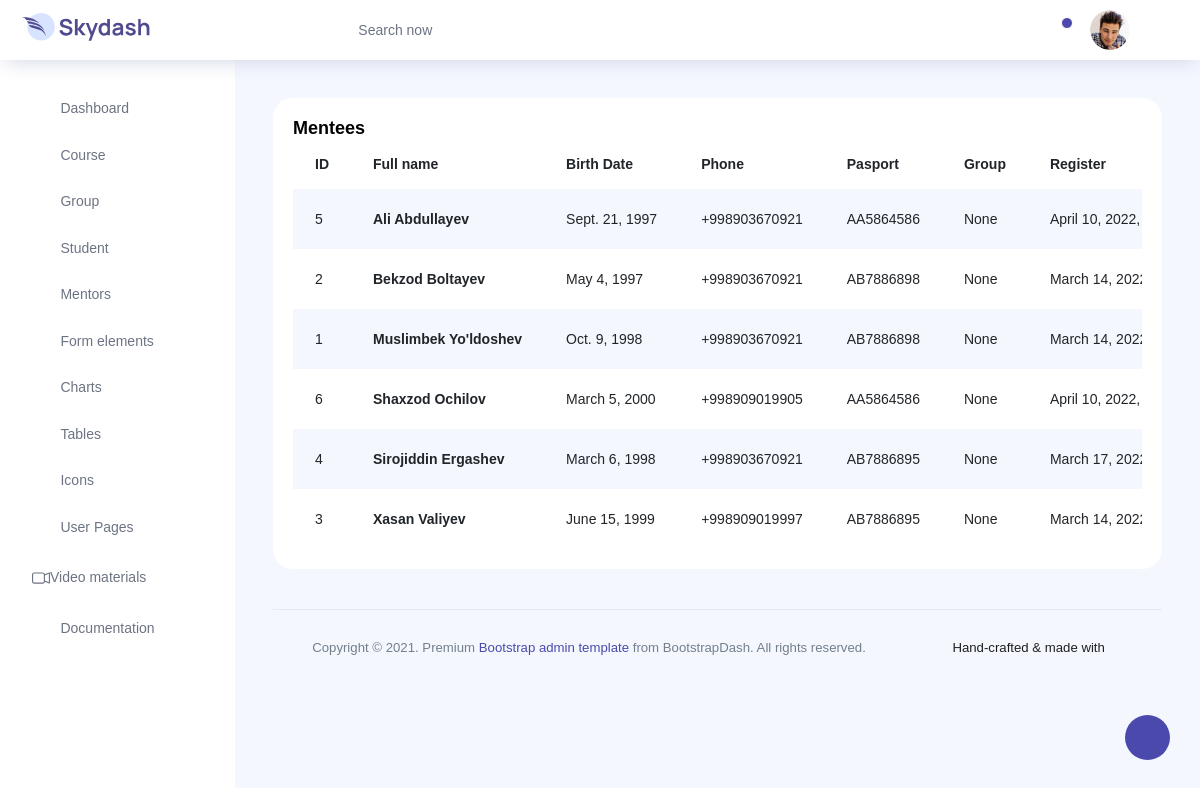
Page /mentee-t/ (signed in) on the committed database.
### mainapp/models.py (models this page shows, shortened)
class Mentee(models.Model):
    PAY=[
        ("PAYMENT","PAYMENT"),
        ("ANPAYMENT","ANPAYMENT")
    ]
    full_name = models.CharField(max_length=100)
    birth_date = models.DateField()
    phone = models.CharField(max_length=13)
    passport = models.CharField(max_length=9)
    group = models.ForeignKey(Group, on_delete=models.SET_NULL,blank=True, null=True )
    payment = models.CharField(max_length=9, choices=PAY, default="ANPAYMENT")
    register_date = models.DateTimeField(auto_now_add=True)

### mainapp/views.py (the view)
# urls.py: path('mentee-t/', views.mantee_table, name="mentee_t"),
def mantee_table(request):
    if request.user.is_superuser:
        mentees = Mentee.objects.all().order_by('full_name')
        context = {
            'mentees' : mentees
        }
        return render(request, 'mainapp/mente_table.html', context)
    else:
        return redirect('dashbord')

### mainapp/templates/mainapp/mente_table.html (shortened to what this page needs)
{% extends 'mainapp/base.html' %}
{% load widget_tweaks %}
{% load static %}
{% block content %}
<div class="row">
    <div class="col-md-12 grid-margin stretch-card">
      <div class="card">
        <div class="card-body">
          <p class="card-title mb-0">Mentees</p>
          <div class="table-responsive">
            <table class="table table-striped table-borderless">
              <thead>
                <tr>
                  <th>ID</th>
                  <th>Full name</th>
                  <th>Birth Date</th>
                  <th>Phone </th>
                  <th>Pasport</th>
                  <th>Group</th>
                  <th>Register</th>
                </tr>
              </thead>
              <tbody>
                  {% for c in mentees %}
                  <tr>
                    <td>{{ c.id }}</td>
                    <td class="font-weight-bold">{{ c.full_name }}</td>
                    <td>{{ c.birth_date  }}</td>
                    <td>{{ c.phone }}</td>
                    <td>{{ c.passport }}</td>
                    <td>{{ c.group  }}</td>
                    <td>{{ c.register_date }}</td>
                  </tr>
                    {% endfor %}
              </tbody>
            </table>
          </div>
        </div>
      </div>
    </div>
{% endblock %}

### rows in the picture
Mentee: id "5", full_name "Ali Abdullayev", birth_date "Sept. 21, 1997", phone "+998903670921", passport "AA5864586", group "None", register_date "April 10, 2022,…"
Mentee: id "2", full_name "Bekzod Boltayev", birth_date "May 4, 1997", phone "+998903670921", passport "AB7886898", group "None", register_date "March 14,…"
Mentee: id "1", full_name "Muslimbek Yo'ldoshev", birth_date "Oct. 9, 1998", phone "+998903670921", passport "AB7886898", group "None", register_date "March 14,…"
Mentee: id "6", full_name "Shaxzod Ochilov", birth_date "March 5, 2000", phone "+998909019905", passport "AA5864586", group "None", register_date "April 10, 2022,…"
Mentee: id "4", full_name "Sirojiddin Ergashev", birth_date "March 6, 1998", phone "+998903670921", passport "AB7886895", group "None", register_date "March 17,…"
Mentee: id "3", full_name "Xasan Valiyev", birth_date "June 15, 1999", phone "+998909019997", passport "AB7886895", group "None", register_date "March 14,…"
